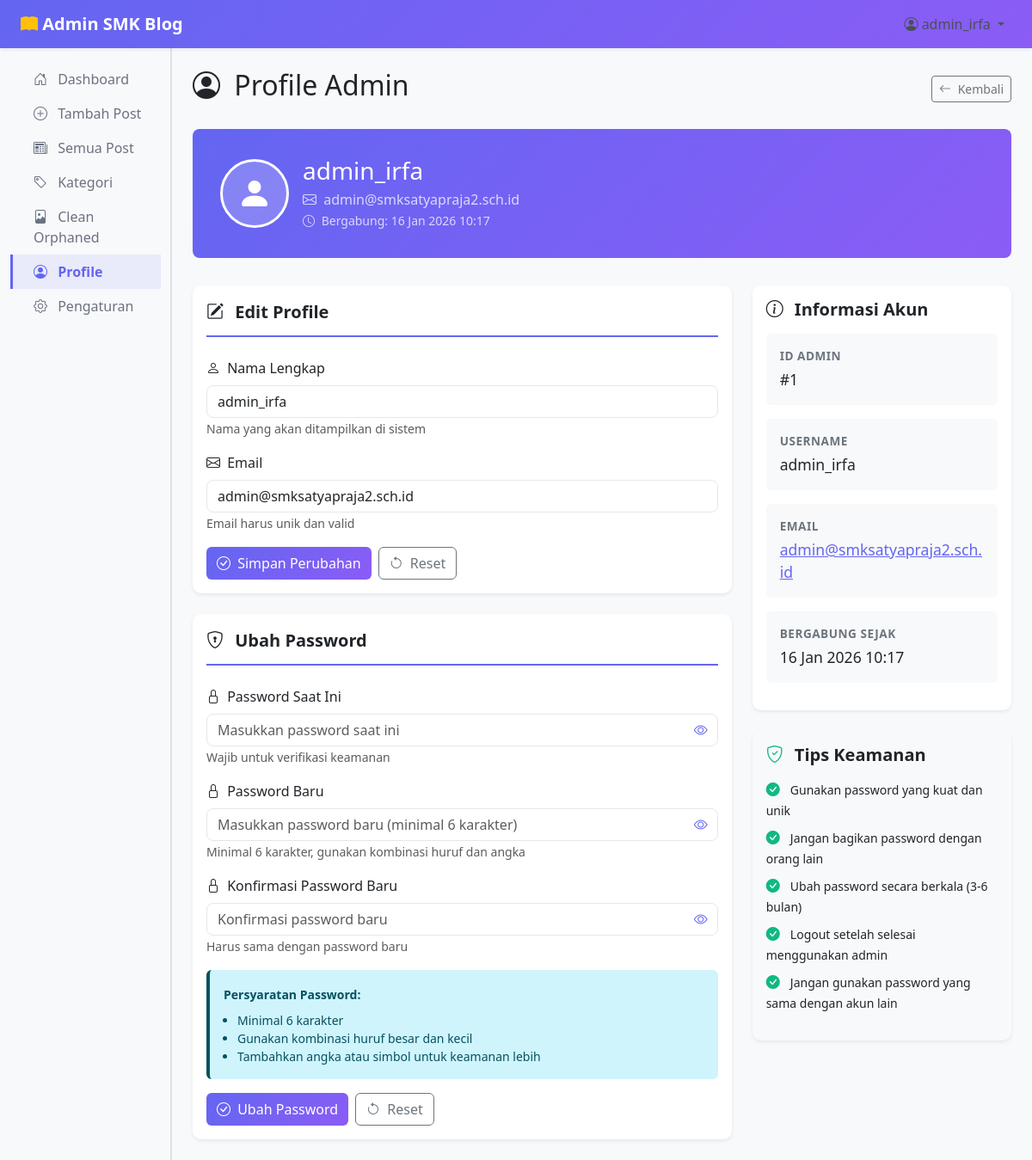
Screenshot of /admin/profile.php (signed in) with the database file from the repository.
### tables this page shows
CREATE TABLE `users` (
  `id` int NOT NULL,
  `name` varchar(100) NOT NULL,
  `email` varchar(100) NOT NULL,
  `password` varchar(255) NOT NULL,
  `role` enum('admin','editor','user') DEFAULT 'editor',
  `created_at` timestamp NULL DEFAULT CURRENT_TIMESTAMP
);

### admin/profile.php (the view, shortened to what the rows shown need)
<?php
require_once '../config/db.php';
$admin_id = $_SESSION['admin_id'] ?? 0;
$query = "SELECT id, name, email, created_at FROM users WHERE id = $admin_id";
$result = mysqli_query($conn, $query);
$admin = mysqli_fetch_assoc($result);
$created_date = date('d M Y H:i', strtotime($admin['created_at']));
?>
<!DOCTYPE html>
<html lang="id">
<head>
    <link href="https://cdn.jsdelivr.net/npm/bootstrap@5.3.0/dist/css/bootstrap.min.css" rel="stylesheet">
    <link rel="stylesheet" href="https://cdn.jsdelivr.net/npm/bootstrap-icons@1.10.0/font/bootstrap-icons.css">
    <link rel="stylesheet" href="../css/admin-style.css">
</head>
<body>
    <div class="container-fluid">
        <div class="row">
            <main class="col-md-9 ms-sm-auto col-lg-10 px-md-4 py-4">
                <div class="d-flex justify-content-between align-items-center mb-4">
                    <h1 class="h2">
                        <i class="bi bi-person-circle me-2"></i> Profile Admin
                    </h1>
                </div>
                <div class="profile-header">
                    <div class="d-flex align-items-center gap-3">
                        <div>
                            <h3 class="mb-1"><?php echo htmlspecialchars($admin['name']); ?></h3>
                            <p class="mb-0 opacity-75">
                                <i class="bi bi-envelope me-1"></i> <?php echo htmlspecialchars($admin['email']); ?>
                            </p>
                            <small class="opacity-75">
                                <i class="bi bi-clock me-1"></i> Bergabung: <?php echo $created_date; ?>
                            </small>
                        </div>
                    </div>
                </div>
                <div class="row">
                    <div class="col-lg-8">
                        <div class="card shadow-sm mb-4">
                            <div class="card-body">
                                <form method="POST" action="" class="needs-validation">
                                    <div class="mb-3">
                                        <label for="name" class="form-label fw-500">
                                            <i class="bi bi-person me-1"></i> Nama Lengkap
                                        </label>
                                        <input type="text" class="form-control" id="name" name="name"
                                               value="<?php echo htmlspecialchars($admin['name']); ?>"
                                               required placeholder="Masukkan nama lengkap">
                                        <small class="text-muted">Nama yang akan ditampilkan di sistem</small>
                                    </div>
                                    <div class="mb-3">
                                        <label for="email" class="form-label fw-500">
                                            <i class="bi bi-envelope me-1"></i> Email
                                        </label>
                                        <input type="email" class="form-control" id="email" name="email"
                                               value="<?php echo htmlspecialchars($admin['email']); ?>"
                                               required placeholder="Masukkan email">
                                        <small class="text-muted">Email harus unik dan valid</small>
                                    </div>
                                </form>
                            </div>
                        </div>
                    </div>
                    <div class="col-lg-4">
                        <div class="card shadow-sm mb-4">
                            <div class="card-body">
                                <div class="info-group">
                                    <div class="info-label">ID Admin</div>
                                    <div class="info-value">#<?php echo $admin['id']; ?></div>
                                </div>
                                <div class="info-group">
                                    <div class="info-label">Username</div>
                                    <div class="info-value"><?php echo htmlspecialchars($admin['name']); ?></div>
                                </div>
                                <div class="info-group">
                                    <div class="info-value">
                                        <a href="mailto:<?php echo $admin['email']; ?>" style="color: var(--primary);">
                                            <?php echo htmlspecialchars($admin['email']); ?>
                                        </a>
                                    </div>
                                </div>
                                <div class="info-group">
                                    <div class="info-label">Bergabung Sejak</div>
                                    <div class="info-value"><?php echo $created_date; ?></div>
                                </div>
                            </div>
                        </div>
                    </div>
                </div>
            </main>
        </div>
    </div>
</body>
</html>

### rows the page displays
users: name "admin_irfa", email "admin@smksatyapraja2.sch.id", created_at "16 Jan 2026 10:17", id "1"

### other values shown
$_SESSION['admin_name'] "admin_irfa"
